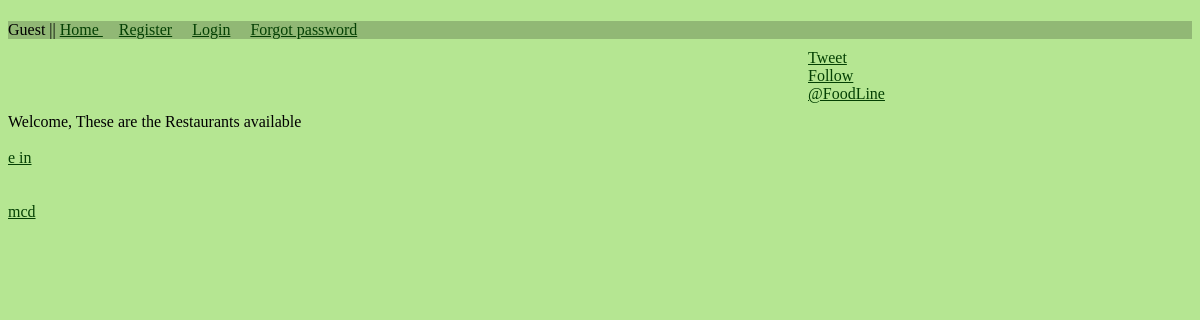
/foodline/customerlist/, run on an earlier commit of the app's database.
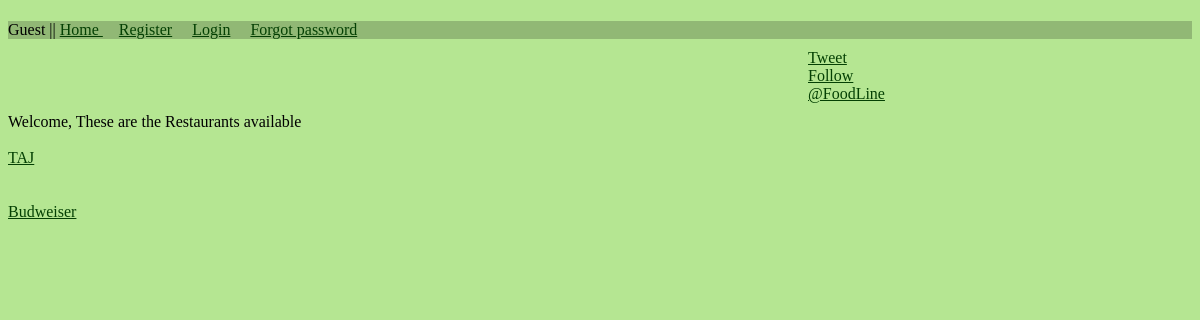
And on a later commit of the database.
### company/models.py (models this page shows)
class Company(models.Model):
    company=models.ForeignKey(User)
    company_name = models.CharField(max_length = 30)
    address=models.TextField()
    home_delivery=models.BooleanField()
    lodging=models.BooleanField()
    cuisine=models.CharField(max_length = 30)
    contact_no=models.IntegerField(max_length = 10)

### company/views.py (the view)
def customerlist(request):
    company_data = Company.objects.all()
    return render_to_response('customer.html',locals())

### templates/customer.html
{% extends "base.html" %}
{% block content %}
  Welcome, These are the Restaurants available
{% for item in company_data %}
<br><br>
    <a href="/foodline/customerinfo/{{ item.id }}">{{ item.company_name}}</a><br>
{% endfor %}
{% endblock %}

What changed in the data, as far as the page shows it:
changed Company: company_name "e in" → "TAJ"
changed Company: company_name "mcd" → "Budweiser"
